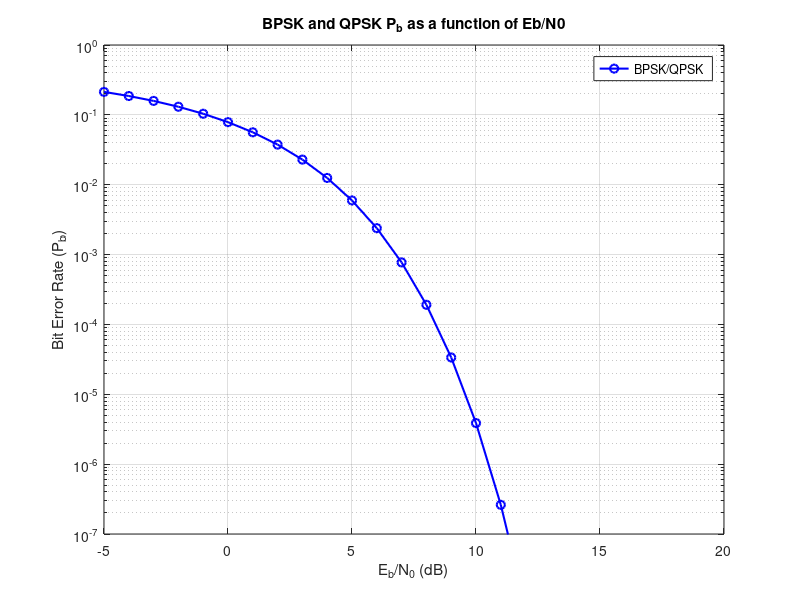
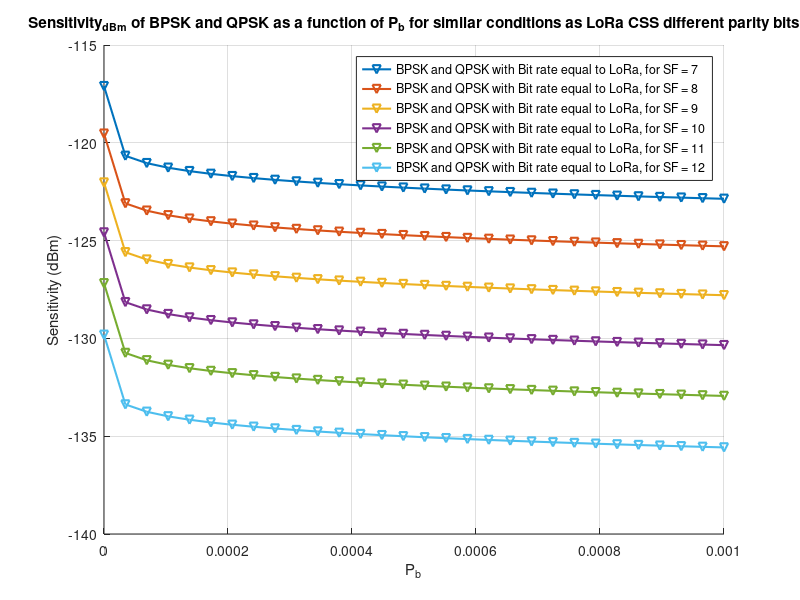
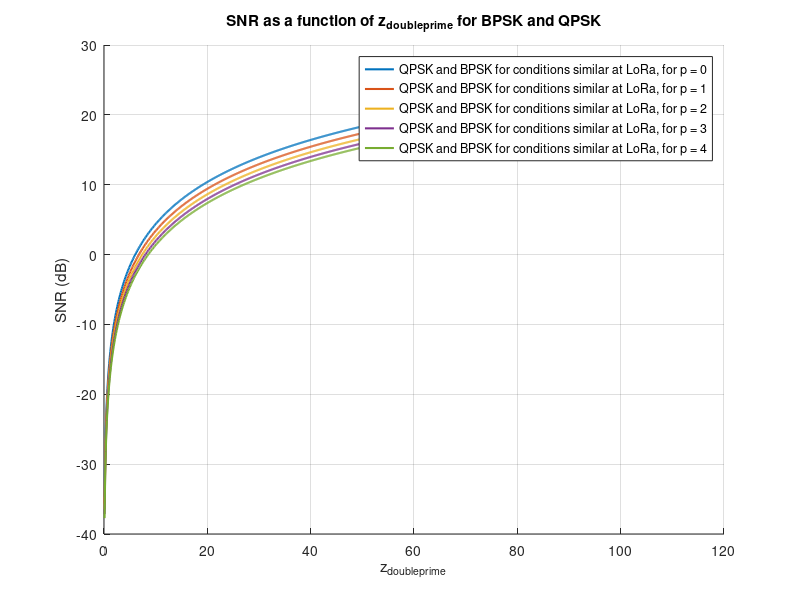
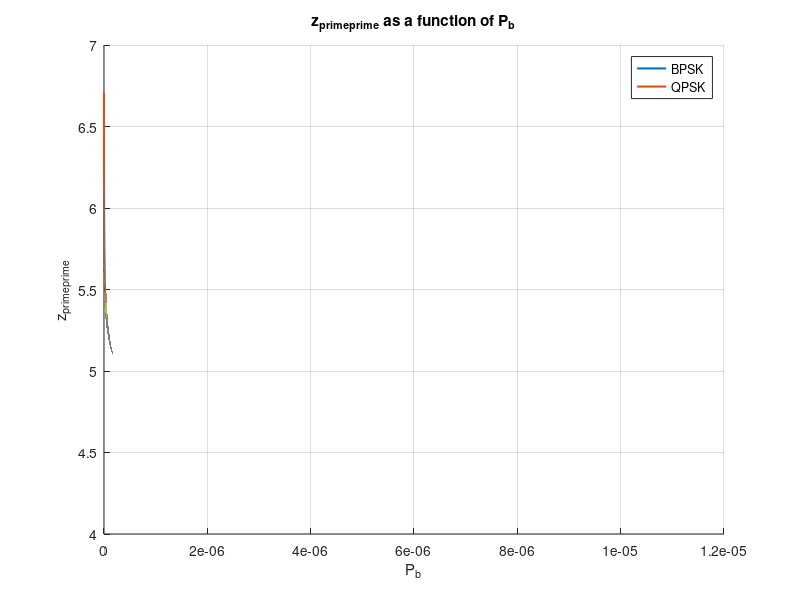

Recreate these plots in MATLAB, in order.
%% PSK sensitivity/spectrum efficiency study
% AUTHOR: Clara SORRE
%This MATLAB code analyzes the performance of PSK modulation defined in
% the report, in terms of BER, sensitivity and spectral efficiency.
clc; clear; close all;

%% 1- Assumptions: change of BW but rest fixed
marker_list = {'o', 's', 'd', '^', 'v'};
BW_LoRa = 125e3;
% BW_FSK_1=12e3;
% BW_FSK_2=1.2e3;
NF= 6;

%% 2- PSK bit rate = same of lora for comparing
SF_values = 7:12;
p_values = 0:4;
% initialize 
spec_eff = zeros(length(SF_values), length(p_values));
bit_rate = zeros(length(SF_values), length(p_values));
% spectral efficiency values
for i = 1:length(SF_values)
    SF = SF_values(i);
    for j = 1:length(p_values)
        p = p_values(j);
        spec_eff(i, j) = (SF / (2^SF)) * (4 / (4 + p));
        bit_rate(i, j)=spec_eff(i, j).*BW_LoRa;
    end
end

%% 3- BPSK and QPSK P_b as a function of Eb/N0
EbN0_dB = -5:1:20; % Eb/N0 in dB
EbN0_lin = 10.^(EbN0_dB / 10); % convert to linear scale
Pb_BPSK = 0.5 * erfc(sqrt(EbN0_lin)); % compute Pb for BPSK and QPSK using the same formula
figure;
semilogy(EbN0_dB, Pb_BPSK, 'b-', 'DisplayName', 'BPSK/QPSK', 'LineWidth', 1.5,'Marker', 'o');
grid on;
xlabel('E_b/N_0 (dB)');
ylabel('Bit Error Rate (P_b)');
title('BPSK and QPSK P_b as a function of Eb/N0');
legend show;
ylim([1e-7 1]);
xlim([-5 20]);


%% 4- sensitivity plot: BPSK and QPSK with conditions similar at LoRa
Pb_values = linspace(10e-10, 1.00e-3  , 30); 
p_values = 0:4; % parity bits
SF_values = 7:12;
figure; 
hold on;
for i = 1:length(SF_values)%recreate the sensitivity of LoRa
    SF = SF_values(i);
    for j = 1:length(p_values)
        p = p_values(j);
        z_primeprime = sqrt(2) * erfcinv(2*Pb_values);
        EbN0_linear =   ((z_primeprime).^2) / 2;%  linear scale
        Sensitivity_dBm = -174 + 10 * log10(bit_rate(i, 1) * EbN0_linear) + NF;
    end
    plot(Pb_values, Sensitivity_dBm, 'LineWidth', 1.5,'DisplayName', sprintf('BPSK and QPSK with Bit rate equal to LoRa, for SF = %d', SF),  'Marker', marker_list{j});
end
xlabel('P_{b}');
ylabel('Sensitivity (dBm)');
title('Sensitivity_{dBm} of BPSK and QPSK as a function of P_{b} for similar conditions as LoRa CSS different parity bits');
grid on;
legend show;
hold off;

%% 5- SNR function of z' for different p for BPSK and QPSK (non plotted in the analysis)
z_primeprime = linspace(0, 111, 1000); % start from 0
p_values = 0:4; % parity bits
k_values = 1:2; % bits per symbol
figure; 
hold on;
for p_idx = 1:length(p_values)
    p = p_values(p_idx);
    SNR_linear = spec_eff(1, p_idx) .* ((z_primeprime).^2) / 2;
    SNR_dB = 10 * log10(SNR_linear);
    plot(z_primeprime, SNR_dB, 'LineWidth', 1.5,'DisplayName', sprintf('QPSK and BPSK for conditions similar at LoRa, for p = %d', p));
end
xlabel(' z_{doubleprime} ');
ylabel('SNR (dB)');
title('SNR as a function of z_{doubleprime} for BPSK and QPSK');
grid on;
legend show;
hold off;

%% 6- z' function of Pb (non plotted in the analysis)
Pb_values = linspace(0, 10e-6  , 1000000); 
k_values = 1:2; % bits per symbol, fixed to 12 for similar study
p_values = 0:4;
figure; 
hold on;
for idx = 1:length(k_values)
    k = k_values(idx);
    z_primeprime = sqrt(2) * erfcinv(2*Pb_values);
    if k ==1
        plot(Pb_values, z_primeprime, 'LineWidth', 1.5,'DisplayName', sprintf('BPSK'));
    end
    if k ==2
        plot(Pb_values, z_primeprime, 'LineWidth', 1.5,'DisplayName', sprintf('QPSK'));
    end
end
xlabel('P_b');
ylabel('z_{primeprime}');
title('z_{primeprime} as a function of P_b');
grid on;
legend show;
hold off;

%% 7- snr function of pb
Pb_values = linspace(0, 10e-6 , 1000000); 
k_values = 1:2; % k % bits per symbol, fixed to 12 for similar study
p_values = 0:4; % parity bits
figure; 
hold on;
for idx = 1:length(p_values)
    p = p_values(idx);
    z_primeprime = sqrt(2) * erfcinv(2*Pb_values);
    SNR_linear = spec_eff(1, idx) .* ((z_primeprime).^2) / 2;
    SNR_dB = 10 * log10(SNR_linear);
    plot(Pb_values, SNR_dB, 'LineWidth', 1.5,'DisplayName', sprintf('BPSK and QPSK for conditions similar of LoRa, for p = %d', p));
end
xlabel('P_{b}');
ylabel('SNR (dB)');
title('SNR_{dB} as a function of P_{b} for cases similar to LoRa CSS for different parity bits');
grid on;
legend show;
hold off;